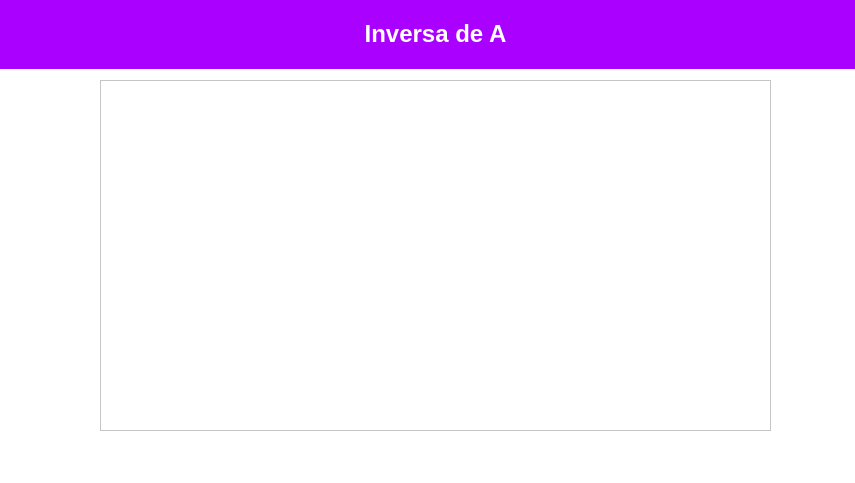
<?xml version="1.0" encoding="UTF-8"?>
<ui version="4.0">
 <class>Dialog</class>
 <widget class="QDialog" name="Dialog">
  <property name="geometry">
   <rect>
    <x>0</x>
    <y>0</y>
    <width>855</width>
    <height>483</height>
   </rect>
  </property>
  <property name="windowTitle">
   <string>Dialog</string>
  </property>
  <property name="styleSheet">
   <string notr="true">background-color: rgb(255, 255, 255);</string>
  </property>
  <widget class="QLabel" name="label_2">
   <property name="geometry">
    <rect>
     <x>0</x>
     <y>0</y>
     <width>871</width>
     <height>69</height>
    </rect>
   </property>
   <property name="styleSheet">
    <string notr="true">background-color: rgb(170, 0, 255);</string>
   </property>
   <property name="text">
    <string>&lt;html&gt;&lt;head/&gt;&lt;body&gt;&lt;p align=&quot;center&quot;&gt;&lt;span style=&quot; font-size:18pt; font-weight:600; color:#ffffff;&quot;&gt;Inversa de A&lt;/span&gt;&lt;/p&gt;&lt;/body&gt;&lt;/html&gt;</string>
   </property>
  </widget>
  <widget class="QTableWidget" name="tableWidget">
   <property name="geometry">
    <rect>
     <x>100</x>
     <y>80</y>
     <width>671</width>
     <height>351</height>
    </rect>
   </property>
  </widget>
 </widget>
 <resources/>
 <connections/>
</ui>
